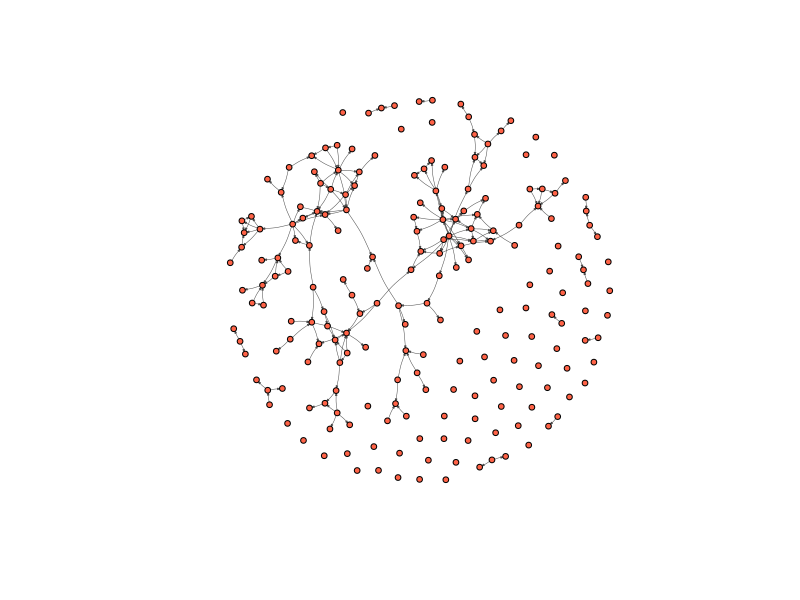
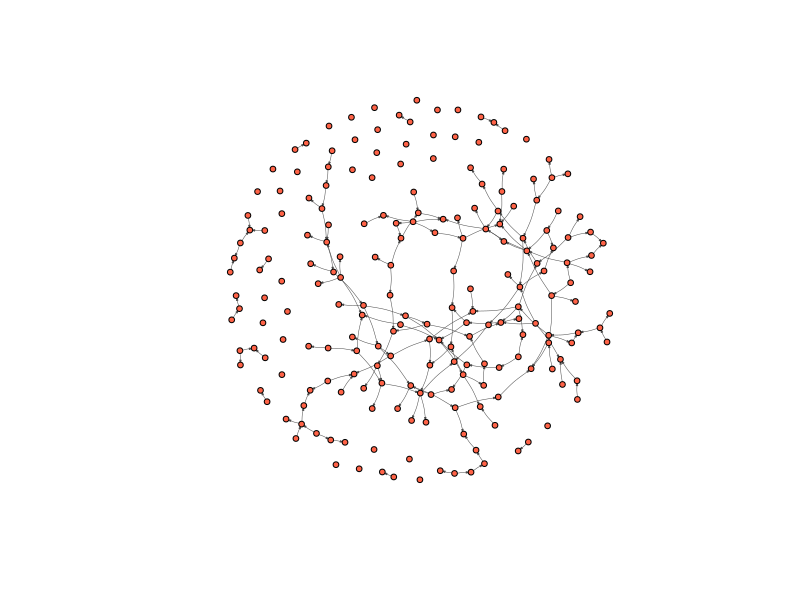

Source code (R) for these figures, in order:
## ---- chunk 1
library(igraph)
## ---- chunk 2
faux_edgelist <- read.csv('faux_edgelist.csv', stringsAsFactors = F)
faux_attributes <- read.csv('faux_attributes.csv', stringsAsFactors = F)

fauxNetwork <- graph.data.frame(faux_edgelist, directed = T, vertices = faux_attributes)
## ---- chunk 3
plot(fauxNetwork,  
     vertex.size = 3, 
     vertex.label = NA, 
     edge.curved = .1, 
     vertex.color = "tomato", 
     edge.arrow.size = .1, 
     edge.width = .5, 
     edge.color = "grey30")
## ---- chunk 4
triad.census(fauxNetwork)
## ---- chunk 5
?erdos.renyi.game
## ---- chunk 6
random_graph <- erdos.renyi.game(n = vcount(fauxNetwork), p.or.m = graph.density(fauxNetwork), directed = TRUE) # where n is the number of nodes, p.or.m is the probability of drawing an edge, directed is whether the network is directed or not

plot(random_graph,  
     vertex.size = 3, 
     vertex.label = NA, 
     edge.curved = .1, 
     vertex.color = "tomato", 
     edge.arrow.size = .1, 
     edge.width = .5, 
     edge.color = "grey30")
## ---- chunk 7
triad.census(random_graph)
## ---- chunk 8
triad.census(fauxNetwork)
## ---- chunk 9
trial <- vector("list", 100) # this creates a list with 100 spaces to store things.  We will store each result here. 

for ( i in 1:100 ){ # We repeat our exercise 100 times
  random_graph <- erdos.renyi.game(n = vcount(fauxNetwork), p.or.m = graph.density(fauxNetwork), directed = TRUE) 
  trial[[i]] <- triad.census(random_graph) # We assign to the ith space the result. So for the first iteration, it will assign the result to the first space in the list
}

Reduce("+",trial)/100 # The Reduce function will sum each element of the vectors in the list. We divide these values by 100 (the number of iterations) to get the average value for each type of triad for the 100 random graphs we generated

# Now we can compare this result to the observed network
triad.census(fauxNetwork)
